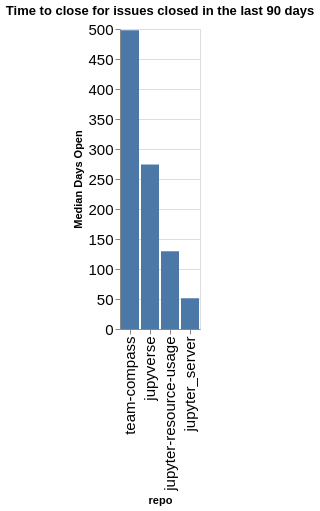

The notebook cell this image was saved under:
### Code cell
time_open = closed.groupby(['org', 'repo']).agg({'time_open': 'median'}).reset_index()
time_open['time_open'] = time_open['time_open'] / (60 * 60 * 24)
time_open['org/repo'] = time_open.apply(lambda a: a['org'] + '/' + a['repo'], axis=1)
sorted_vals = time_open.sort_values(['org', 'time_open'], ascending=False)['repo'].values
alt.Chart(data=time_open, title=f"Time to close for issues closed in the last {n_days} days").mark_bar().encode(
    x=alt.X('repo', sort=alt.Sort(sorted_vals.tolist())),
    y=alt.Y('time_open', title="Median Days Open"),
)

### Figure 1 — Vega-Lite specification as saved in the notebook (floating-point values rounded to 4 significant figures)
{"config": {"axisLeft": {"labelFontSize": 15}, "axisBottom": {"labelFontSize": 15}}, "data": {"name": "data-ce091b73e6e49487b96b5727c4023c7c"}, "mark": {"type": "bar"}, "encoding": {"x": {"field": "repo", "sort": ["team-compass", "jupyverse", "jupyter-resource-usage", "jupyter_server"], "type": "nominal"}, "y": {"field": "time_open", "title": "Median Days Open", "type": "quantitative"}}, "title": "Time to close for issues closed in the last 90 days", "$schema": "https://vega.github.io/schema/vega-lite/v5.20.1.json", "datasets": {"data-ce091b73e6e49487b96b5727c4023c7c": [{"org": "jupyter-server", "repo": "jupyter-resource-usage", "time_open": 129.6, "org/repo": "jupyter-server/jupyter-resource-usage"}, {"org": "jupyter-server", "repo": "jupyter_server", "time_open": 51.26, "org/repo": "jupyter-server/jupyter_server"}, {"org": "jupyter-server", "repo": "jupyverse", "time_open": 274.1, "org/repo": "jupyter-server/jupyverse"}, {"org": "jupyter-server", "repo": "team-compass", "time_open": 498.1, "org/repo": "jupyter-server/team-compass"}]}}
